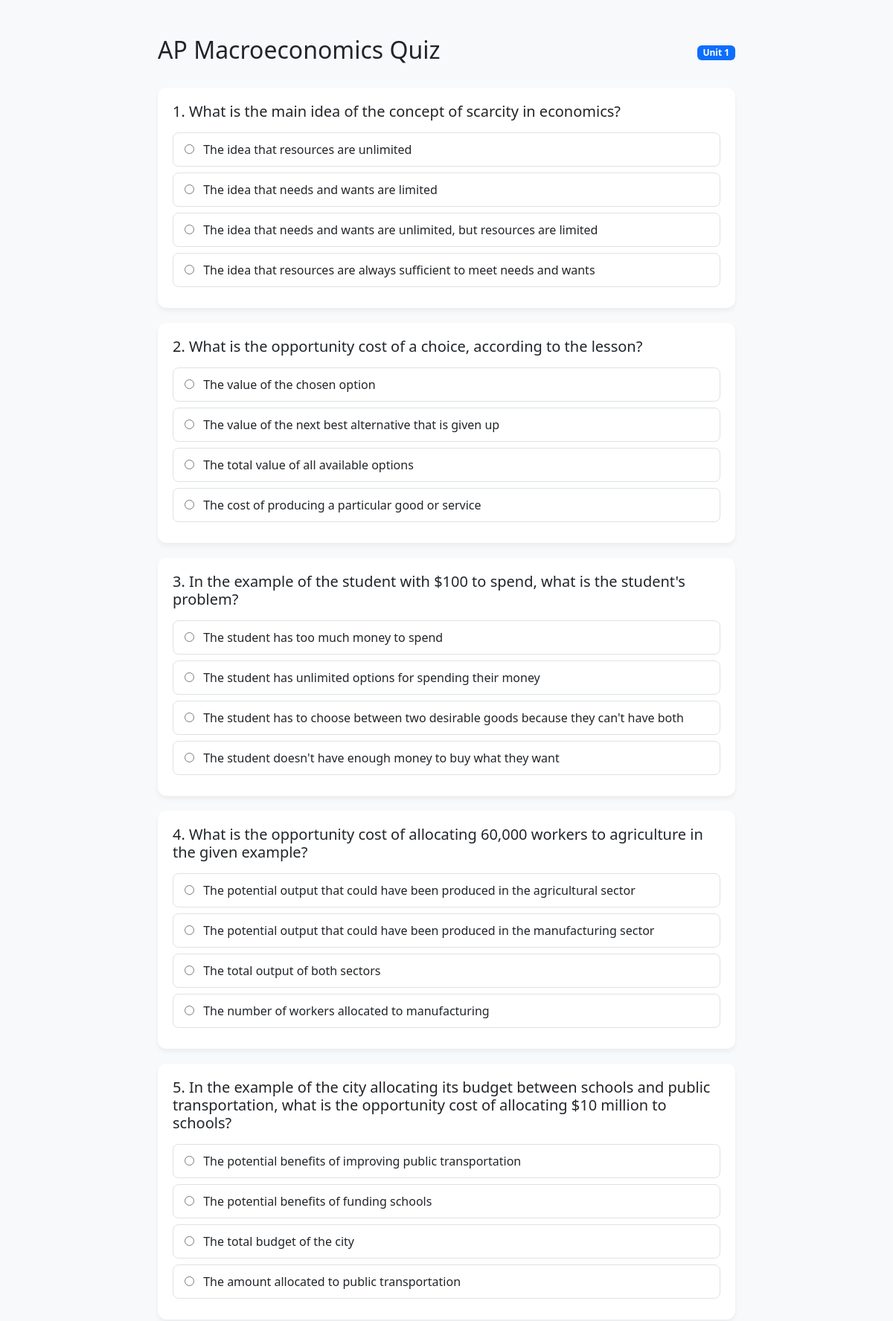
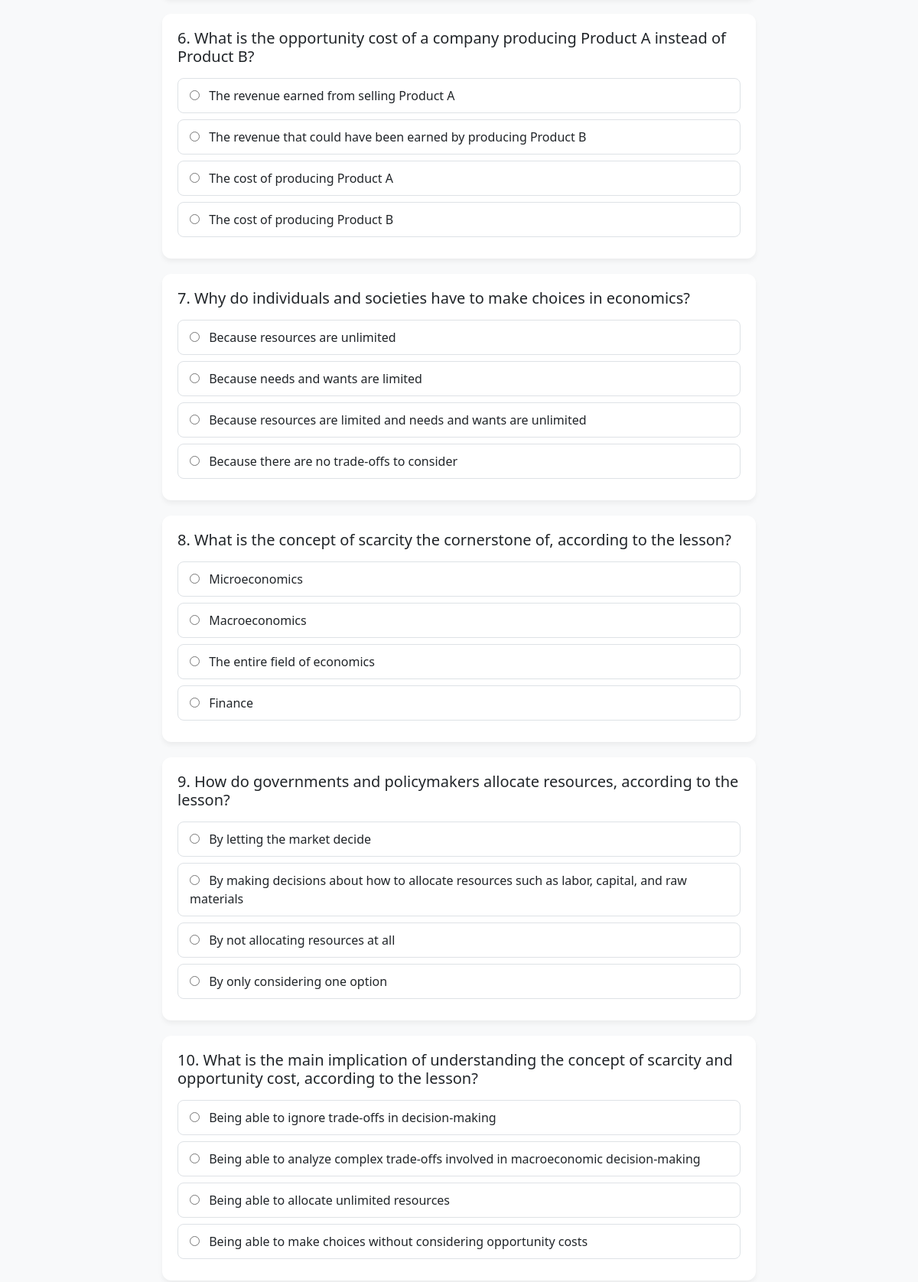
The app's page /test/3 (signed in, upper part) with its own data (2 pictures, top to bottom).
### main.py (models this page shows)
class Material(db.Model):
    id = db.Column(db.Integer, primary_key=True)
    title = db.Column(db.String(100))
    content = db.Column(db.Text)
    unit = db.Column(db.Integer)

class Question(db.Model):
    id = db.Column(db.Integer, primary_key=True)
    text = db.Column(db.Text)
    option_a = db.Column(db.String(200))
    option_b = db.Column(db.String(200))
    option_c = db.Column(db.String(200))
    option_d = db.Column(db.String(200))
    correct = db.Column(db.String(1))
    material_id = db.Column(db.Integer)

### main.py (the view, shortened to what this page needs)
@app.route('/test/<int:material_id>', methods=['GET','POST'])
def test(material_id):
    material = Material.query.get_or_404(material_id)
    questions = Question.query.filter_by(material_id=material_id).all()
    return render_template('test.html', questions=questions, material=material)

### templates/test.html (shortened to what this page needs)
<!DOCTYPE html>
<html lang="en">
<head>
    <link href="https://cdn.jsdelivr.net/npm/bootstrap@5.3.0/dist/css/bootstrap.min.css" rel="stylesheet">
</head>
<body class="py-5">
<div class="container test-container">
    <div class="d-flex justify-content-between align-items-center mb-4">
        <h2>{{ material.title }} Quiz</h2>
        <span class="badge bg-primary">Unit {{ material.unit }}</span>
    </div>
    <form method="post">
        {% for q in questions %}
        <div class="question-card">
            <h5 class="mb-3">{{ loop.index }}. {{ q.text }}</h5>
            <div class="options">
                <label class="option-label">
                    <input type="radio" name="{{ q.id }}" value="A" class="me-2" required>
                    <span>{{ q.option_a }}</span>
                </label>
                <label class="option-label">
                    <input type="radio" name="{{ q.id }}" value="B" class="me-2">
                    <span>{{ q.option_b }}</span>
                </label>
                <label class="option-label">
                    <input type="radio" name="{{ q.id }}" value="C" class="me-2">
                    <span>{{ q.option_c }}</span>
                </label>
                <label class="option-label">
                    <input type="radio" name="{{ q.id }}" value="D" class="me-2">
                    <span>{{ q.option_d }}</span>
                </label>
            </div>
        </div>
        {% endfor %}
    </form>
</div>
</body>
</html>

### templates/test.html (style rules this page uses)
body { background-color: #f8f9fa; }
.test-container { max-width: 800px; margin: auto; }
.question-card { background: white; border-radius: 12px; padding: 20px; margin-bottom: 20px; box-shadow: 0 4px 6px rgba(0,0,0,0.05); }
.option-label { display: block; padding: 10px 15px; border: 1px solid #dee2e6; border-radius: 8px; margin-bottom: 8px; cursor: pointer; transition: 0.2s; }

### records on screen
Material: title "AP Macroeconomics", unit "1"
Question: text "What is the main idea of the concept of scarcity in economics?", option_a "The idea that resources are unlimited", option_b "The idea that needs and wants are limited", option_c "The idea that needs and wants are unlimited, but resources are limited", option_d "The idea that resources are always sufficient to meet needs and wants"
Question: text "What is the opportunity cost of a choice, according to the lesson?", option_a "The value of the chosen option", option_b "The value of the next best alternative that is given up", option_c "The total value of all available options", option_d "The cost of producing a particular good or service"
Question: text "In the example of the student with $100 to spend, what is the student's problem?", option_a "The student has too much money to spend", option_b "The student has unlimited options for spending their money", option_c "The student has to choose between two desirable goods because they can't have both", option_d "The student doesn't have enough money to buy what they want"
Question: text "What is the opportunity cost of allocating 60,000 workers to agriculture in the given example?", option_a "The potential output that could have been produced in the agricultural sector", option_b "The potential output that could have been produced in the manufacturing sector", option_c "The total output of both sectors", option_d "The number of workers allocated to manufacturing"
Question: text "In the example of the city allocating its budget between schools and public transportation, what is the opportunity cost of allocating $10 million to schools?", option_a "The potential benefits of improving public transportation", option_b "The potential benefits of funding schools", option_c "The total budget of the city", option_d "The amount allocated to public transportation"
Question: text "What is the opportunity cost of a company producing Product A instead of Product B?", option_a "The revenue earned from selling Product A", option_b "The revenue that could have been earned by producing Product B", option_c "The cost of producing Product A", option_d "The cost of producing Product B"
Question: text "Why do individuals and societies have to make choices in economics?", option_a "Because resources are unlimited", option_b "Because needs and wants are limited", option_c "Because resources are limited and needs and wants are unlimited", option_d "Because there are no trade-offs to consider"
Question: text "What is the concept of scarcity the cornerstone of, according to the lesson?", option_a "Microeconomics", option_b "Macroeconomics", option_c "The entire field of economics", option_d "Finance"
Question: text "How do governments and policymakers allocate resources, according to the lesson?", option_a "By letting the market decide", option_b "By making decisions about how to allocate resources such as labor, capital, and raw materials", option_c "By not allocating resources at all", option_d "By only considering one option"
Question: text "What is the main implication of understanding the concept of scarcity and opportunity cost, according to the lesson?", option_a "Being able to ignore trade-offs in decision-making", option_b "Being able to analyze complex trade-offs involved in macroeconomic decision-making", option_c "Being able to allocate unlimited resources", option_d "Being able to make choices without considering opportunity costs"
